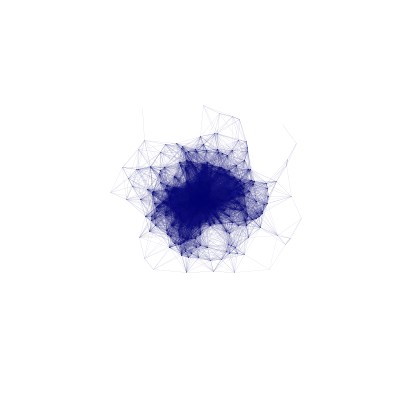
Frame 1 (no input)
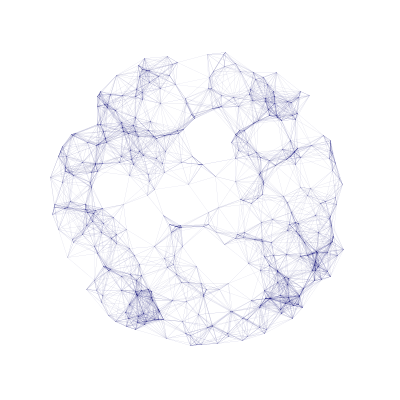
Frame 60 (the mouse pressed at the canvas centre just before this capture)
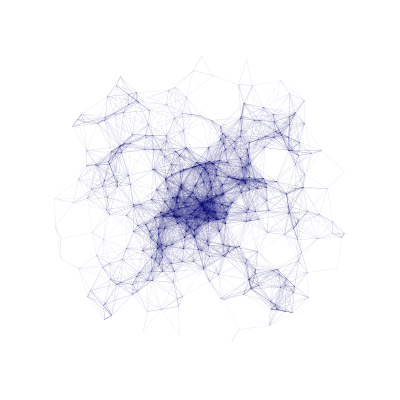
Frame 120 (the mouse held since frame 60 and released just before this capture)

The Processing sketch that drew these frames (run headless with seeded random() and noise(); from frame 60 on, the mouse is pressed at the canvas centre):

// Processing sketch: processing_81945
// ── processing_81945.pde

Point[] p = new Point[400];
float distance = 35;
float diameter = 300;

void setup() {
  size(400, 400);
  smooth();
  for (int i = 0; i<p.length;i++) {
    p[i] = new Point(diameter);
  }
}

void draw() {
  background(255);
  for (int i = 0; i<p.length; i++) {
    for (int j = 0; j<p.length; j++) {
      if (i!=j) {
        float d = sqrt(pow(p[i].x()-p[j].x(), 2) + pow(p[i].y()-p[j].y(), 2));
        if (d<distance) {
          stroke(40/35, 40/35, 110, 1200/d);
          strokeWeight(0.1);
        line(p[i].x(), p[i].y(), p[j].x(), p[j].y()); 
        }
      }
    }
  }
  
  for (int i = 0; i<p.length;i++) {
      p[i].update();
      p[i].display();
  }
}


class Point {
  PVector origin;
  PVector distance;
  PVector pos;
  PVector vel;
  float vx;
  float vy;
  float diameter;
  float radius;
  float angle;
  float scalar;
  
  Point(float diameter_) {
    
    vx = random(-1.5, 1.5);
    vy = random(-1.5, 1.5);
    scalar = 2.2;
    diameter = diameter_;
    radius = map(noise(random(0, 1000)), 0, 1, -diameter/2, diameter/2);
    angle = map(noise(random(1001, 2000)), 0, 1, 0, 2*PI);
    pos = new PVector (width/2+radius*cos(angle), height/2+radius*sin(angle));
    vel = new PVector (scalar*vx, scalar*vy);
    origin = new PVector (width/2, height/2);
  }
  
  void update() {
    pos.add(vel);
  }
  
  void display() {
    distance = PVector.sub(origin, pos);
    if (distance.mag()>=diameter/2) {
      vel.x *= -1;
      vel.y *= -1;
    }
  }
  
  float x() {
    return pos.x;
  }
  
  float y() {
    return pos.y;
  }
}
